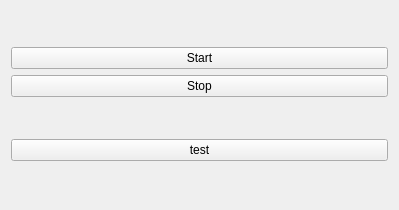
<?xml version="1.0" encoding="UTF-8"?>
<ui version="4.0">
 <class>Controller</class>
 <widget class="QWidget" name="Controller">
  <property name="geometry">
   <rect>
    <x>0</x>
    <y>0</y>
    <width>399</width>
    <height>210</height>
   </rect>
  </property>
  <property name="windowTitle">
   <string>Form</string>
  </property>
  <layout class="QGridLayout" name="gridLayout_2">
   <item row="1" column="0">
    <widget class="QPushButton" name="PBT_TEST">
     <property name="text">
      <string>test</string>
     </property>
    </widget>
   </item>
   <item row="0" column="0">
    <layout class="QVBoxLayout" name="verticalLayout">
     <item>
      <widget class="QPushButton" name="pbtStart">
       <property name="text">
        <string>Start</string>
       </property>
      </widget>
     </item>
     <item>
      <widget class="QPushButton" name="pbtStop">
       <property name="text">
        <string>Stop</string>
       </property>
      </widget>
     </item>
    </layout>
   </item>
  </layout>
 </widget>
 <resources/>
 <connections/>
</ui>
